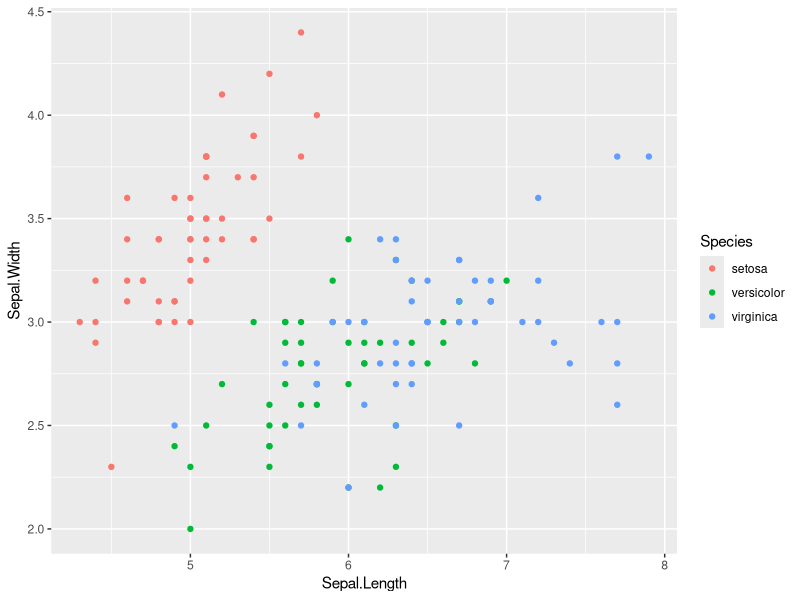
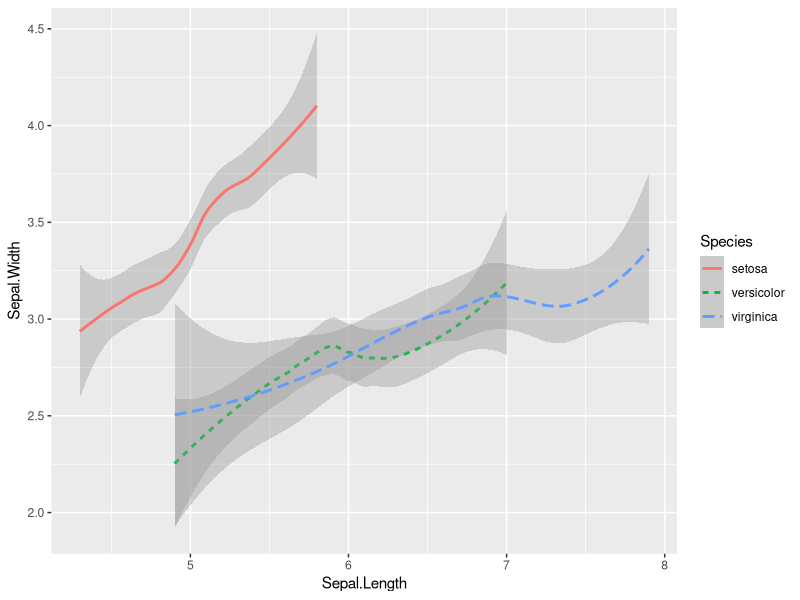
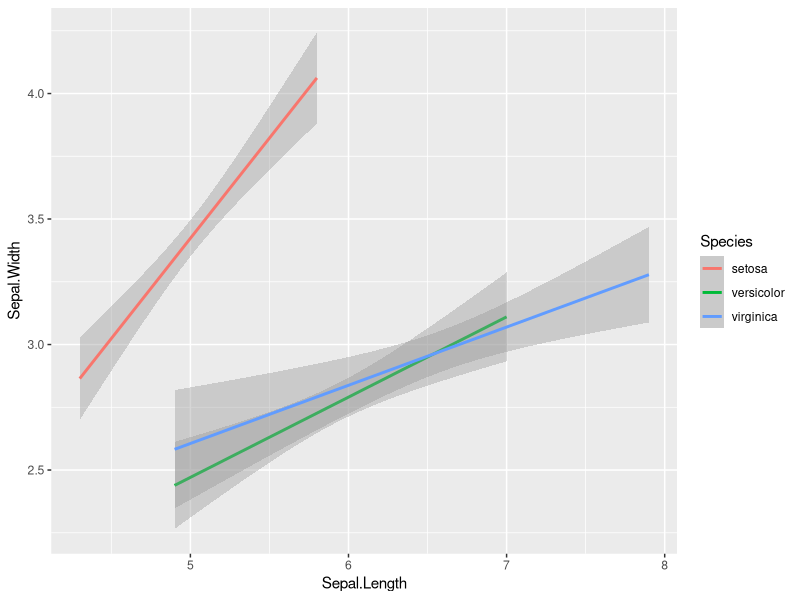
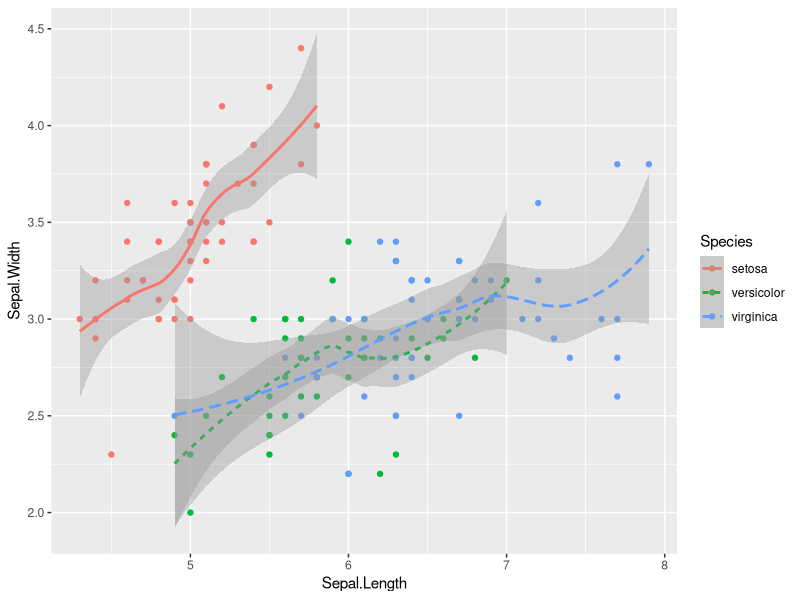
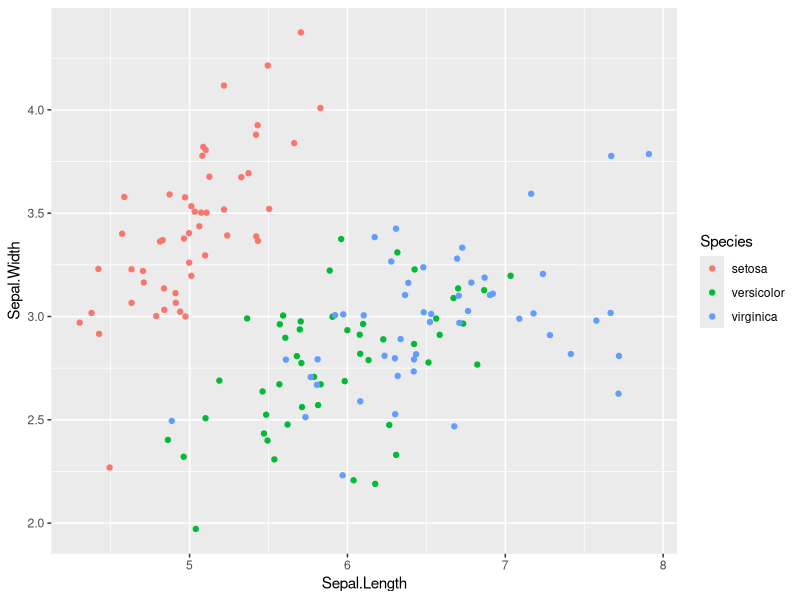
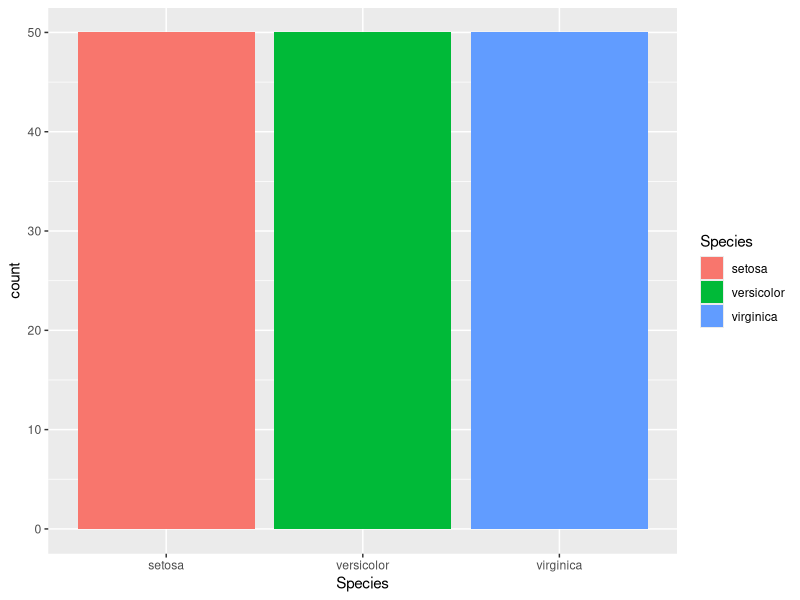
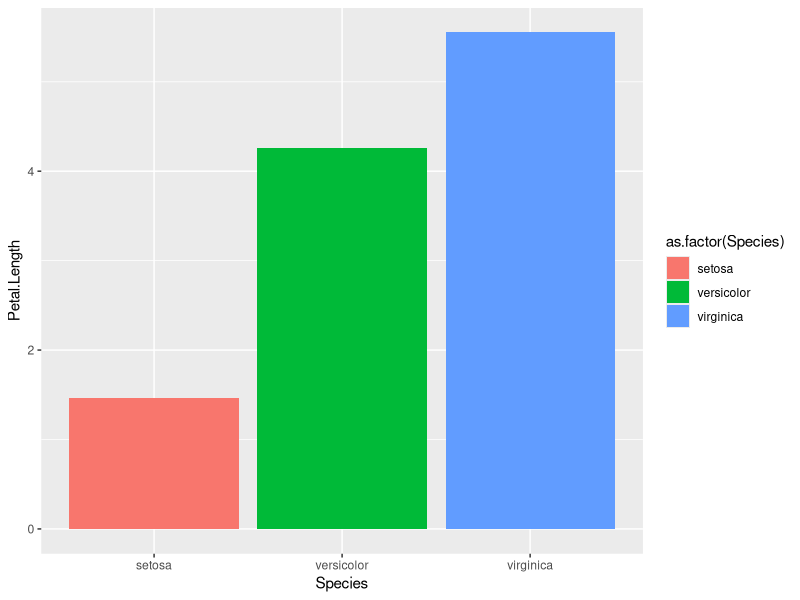
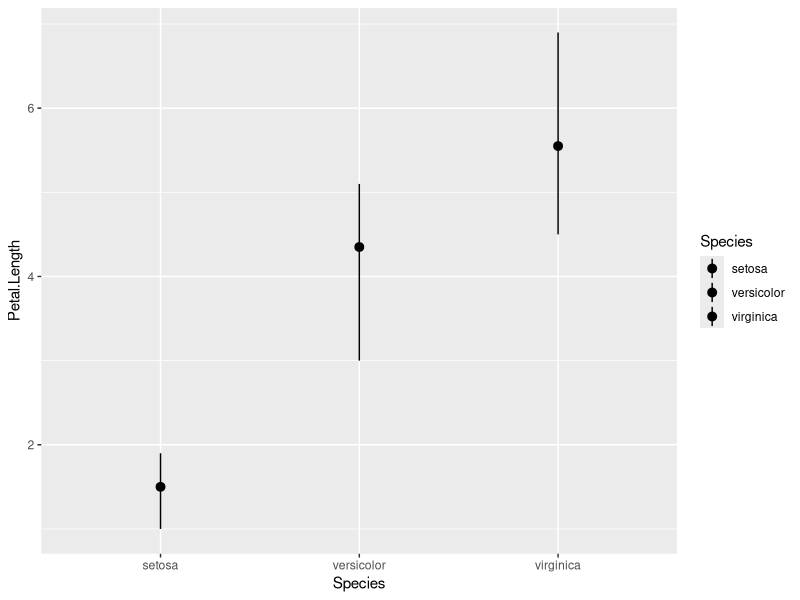

Source code (R) for these figures, in order:
## ---- chunk 1
library(tidyverse)
data(iris)
## ---- chunk 2
ggplot(data = iris) + 
  geom_point(mapping = aes(x = Sepal.Length, y = Sepal.Width,color = Species))

## ---- chunk 3
ggplot(data = iris) + 
  geom_smooth(mapping = aes(x = Sepal.Length, y = Sepal.Width, color = Species, linetype= Species))
## ---- chunk 4
ggplot(data = iris) + 
  geom_smooth(mapping = aes(x = Sepal.Length, y = Sepal.Width, color = Species), method = "lm")
## ---- chunk 5
ggplot(data = iris) + 
  geom_point(mapping = aes(x = Sepal.Length, y = Sepal.Width,color = Species))+
  geom_smooth(mapping = aes(x = Sepal.Length, y = Sepal.Width, color = Species, linetype= Species))

## ---- chunk 6
ggplot(data = iris) + 
  geom_point(mapping = aes(x = Sepal.Length, y = Sepal.Width,color = Species), position = "jitter")

## ---- chunk 7
ggplot(data = iris) + 
  geom_bar(mapping = aes(x = Species, fill=Species))
## ---- chunk 8
ggplot(iris) + 
  geom_bar(aes(Species, Petal.Length, fill = as.factor(Species)), 
           position = "dodge", stat = "summary", fun.y = "mean")
## ---- chunk 9
ggplot(data = iris) + 
  stat_summary(
    mapping = aes(x = Species, y = Petal.Length, fill=Species),
    fun.min = min,
    fun.max = max,
    fun = median
  )
## ---- chunk 10
ggplot(data = iris) + 
  stat_summary(
    mapping = aes(x = Species, y = Petal.Length, fill=Species),
    fun.data = "mean_sdl"
  )
